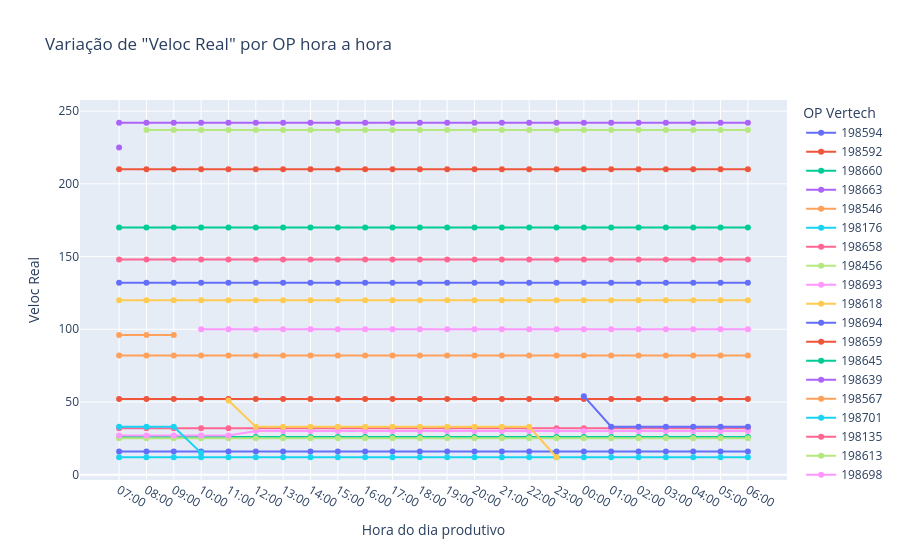

The code cell stored with this chart in its notebook:
### Markdown cell above
## Variação de velocidade real por OP hora a hora

### Code cell
df_analise = df.copy()
df_analise.sort_values(by='Data_Hora_Ordem_Producao', inplace=True)

fig = px.line(
    df_analise,
    x='Hora_Producao',
    y='Veloc Real',
    title='Variação de "Veloc Real" por OP hora a hora',
    color='OP Vertech',
    markers=True,
    category_orders={"Hora_Producao": ORDEM_HORAS_PRODUCAO},
    labels={
        'Hora_Producao': 'Hora do dia produtivo'
    }
)

fig.show()

### Figure 1 — Plotly figure (JSON) as saved in the notebook; plotly's stock layout.template omitted (floating-point values rounded to 4 significant figures)
{"data": [{"hovertemplate": "OP Vertech=198594<br>Hora do dia produtivo=%{x}<br>Veloc Real=%{y}<extra></extra>", "legendgroup": "198594", "line": {"color": "#636efa", "dash": "solid"}, "marker": {"symbol": "circle"}, "mode": "lines+markers", "name": "198594", "orientation": "v", "showlegend": true, "type": "scatter", "x": ["07:00", "08:00", "09:00", "10:00", "11:00", "12:00", "13:00", "14:00", "15:00", "16:00", "17:00", "18:00", "19:00", "20:00", "21:00", "22:00", "23:00", "00:00", "01:00", "02:00", "03:00", "04:00", "05:00", "06:00"], "xaxis": "x", "y": [16, 16, 16, 16, 16, 16, 16, 16, 16, 16, 16, 16, 16, 16, 16, 16, 16, 16, 16, 16, 16, 16, 16, 16], "yaxis": "y"}, {"hovertemplate": "OP Vertech=198592<br>Hora do dia produtivo=%{x}<br>Veloc Real=%{y}<extra></extra>", "legendgroup": "198592", "line": {"color": "#EF553B", "dash": "solid"}, "marker": {"symbol": "circle"}, "mode": "lines+markers", "name": "198592", "orientation": "v", "showlegend": true, "type": "scatter", "x": ["07:00", "08:00", "09:00", "10:00", "11:00", "12:00", "13:00", "14:00", "15:00", "16:00", "17:00", "18:00", "19:00", "20:00", "21:00", "22:00", "23:00", "00:00", "01:00", "02:00", "03:00", "04:00", "05:00", "06:00"], "xaxis": "x", "y": [52, 52, 52, 52, 52, 52, 52, 52, 52, 52, 52, 52, 52, 52, 52, 52, 52, 52, 52, 52, 52, 52, 52, 52], "yaxis": "y"}, {"hovertemplate": "OP Vertech=198660<br>Hora do dia produtivo=%{x}<br>Veloc Real=%{y}<extra></extra>", "legendgroup": "198660", "line": {"color": "#00cc96", "dash": "solid"}, "marker": {"symbol": "circle"}, "mode": "lines+markers", "name": "198660", "orientation": "v", "showlegend": true, "type": "scatter", "x": ["07:00", "08:00", "09:00", "10:00", "11:00", "12:00", "13:00", "14:00", "15:00", "16:00", "17:00", "18:00", "19:00", "20:00", "21:00", "22:00", "23:00", "00:00", "01:00", "02:00", "03:00", "04:00", "05:00", "06:00"], "xaxis": "x", "y": [26, 26, 26, 26, 26, 26, 26, 26, 26, 26, 26, 26, 26, 26, 26, 26, 26, 26, 26, 26, 26, 26, 26, 26], "yaxis": "y"}, {"hovertemplate": "OP Vertech=198663<br>Hora do dia produtivo=%{x}<br>Veloc Real=%{y}<extra></extra>", "legendgroup": "198663", "line": {"color": "#ab63fa", "dash": "solid"}, "marker": {"symbol": "circle"}, "mode": "lines+markers", "name": "198663", "orientation": "v", "showlegend": true, "type": "scatter", "x": ["07:00"], "xaxis": "x", "y": [225], "yaxis": "y"}, {"hovertemplate": "OP Vertech=198546<br>Hora do dia produtivo=%{x}<br>Veloc Real=%{y}<extra></extra>", "legendgroup": "198546", "line": {"color": "#FFA15A", "dash": "solid"}, "marker": {"symbol": "circle"}, "mode": "lines+markers", "name": "198546", "orientation": "v", "showlegend": true, "type": "scatter", "x": ["07:00", "08:00", "09:00", "10:00", "11:00", "12:00", "13:00", "14:00", "15:00", "16:00", "17:00", "18:00", "19:00", "20:00", "21:00", "22:00", "23:00", "00:00", "01:00", "02:00", "03:00", "04:00", "05:00", "06:00"], "xaxis": "x", "y": [82, 82, 82, 82, 82, 82, 82, 82, 82, 82, 82, 82, 82, 82, 82, 82, 82, 82, 82, 82, 82, 82, 82, 82], "yaxis": "y"}, {"hovertemplate": "OP Vertech=198176<br>Hora do dia produtivo=%{x}<br>Veloc Real=%{y}<extra></extra>", "legendgroup": "198176", "line": {"color": "#19d3f3", "dash": "solid"}, "marker": {"symbol": "circle"}, "mode": "lines+markers", "name": "198176", "orientation": "v", "showlegend": true, "type": "scatter", "x": ["07:00", "08:00", "09:00", "10:00", "11:00", "12:00", "13:00", "14:00", "15:00", "16:00", "17:00", "18:00", "19:00", "20:00", "21:00", "22:00", "23:00", "00:00", "01:00", "02:00", "03:00", "04:00", "05:00", "06:00"], "xaxis": "x", "y": [12, 12, 12, 12, 12, 12, 12, 12, 12, 12, 12, 12, 12, 12, 12, 12, 12, 12, 12, 12, 12, 12, 12, 12], "yaxis": "y"}, {"hovertemplate": "OP Vertech=198658<br>Hora do dia produtivo=%{x}<br>Veloc Real=%{y}<extra></extra>", "legendgroup": "198658", "line": {"color": "#FF6692", "dash": "solid"}, "marker": {"symbol": "circle"}, "mode": "lines+markers", "name": "198658", "orientation": "v", "showlegend": true, "type": "scatter", "x": ["07:00", "08:00", "09:00", "10:00", "11:00", "12:00", "13:00", "14:00", "15:00", "16:00", "17:00", "18:00", "19:00", "20:00", "21:00", "22:00", "23:00", "00:00", "01:00", "02:00", "03:00", "04:00", "05:00", "06:00"], "xaxis": "x", "y": [32, 32, 32, 32, 32, 32, 32, 32, 32, 32, 32, 32, 32, 32, 32, 32, 32, 32, 32, 32, 32, 32, 32, 32], "yaxis": "y"}, {"hovertemplate": "OP Vertech=198456<br>Hora do dia produtivo=%{x}<br>Veloc Real=%{y}<extra></extra>", "legendgroup": "198456", "line": {"color": "#B6E880", "dash": "solid"}, "marker": {"symbol": "circle"}, "mode": "lines+markers", "name": "198456", "orientation": "v", "showlegend": true, "type": "scatter", "x": ["07:00", "08:00", "09:00", "10:00", "11:00", "12:00", "13:00", "14:00", "15:00", "16:00", "17:00", "18:00", "19:00", "20:00", "21:00", "22:00", "23:00", "00:00", "01:00", "02:00", "03:00", "04:00", "05:00", "06:00"], "xaxis": "x", "y": [25, 25, 25, 25, 25, 25, 25, 25, 25, 25, 25, 25, 25, 25, 25, 25, 25, 25, 25, 25, 25, 25, 25, 25], "yaxis": "y"}, {"hovertemplate": "OP Vertech=198693<br>Hora do dia produtivo=%{x}<br>Veloc Real=%{y}<extra></extra>", "legendgroup": "198693", "line": {"color": "#FF97FF", "dash": "solid"}, "marker": {"symbol": "circle"}, "mode": "lines+markers", "name": "198693", "orientation": "v", "showlegend": true, "type": "scatter", "x": ["07:00", "08:00", "09:00", "10:00", "11:00", "12:00", "13:00", "14:00", "15:00", "16:00", "17:00", "18:00", "19:00", "20:00", "21:00", "22:00", "23:00", "00:00", "01:00", "02:00", "03:00", "04:00", "05:00", "06:00"], "xaxis": "x", "y": [27, 27, 27, 27, 27, 30, 30, 30, 30, 30, 30, 30, 30, 30, 30, 30, 30, 30, 30, 30, 30, 30, 30, 30], "yaxis": "y"}, {"hovertemplate": "OP Vertech=198618<br>Hora do dia produtivo=%{x}<br>Veloc Real=%{y}<extra></extra>", "legendgroup": "198618", "line": {"color": "#FECB52", "dash": "solid"}, "marker": {"symbol": "circle"}, "mode": "lines+markers", "name": "198618", "orientation": "v", "showlegend": true, "type": "scatter", "x": ["07:00", "08:00", "09:00", "10:00", "11:00", "12:00", "13:00", "14:00", "15:00", "16:00", "17:00", "18:00", "19:00", "20:00", "21:00", "22:00", "23:00", "00:00", "01:00", "02:00", "03:00", "04:00", "05:00", "06:00"], "xaxis": "x", "y": [120, 120, 120, 120, 120, 120, 120, 120, 120, 120, 120, 120, 120, 120, 120, 120, 120, 120, 120, 120, 120, 120, 120, 120], "yaxis": "y"}, {"hovertemplate": "OP Vertech=198694<br>Hora do dia produtivo=%{x}<br>Veloc Real=%{y}<extra></extra>", "legendgroup": "198694", "line": {"color": "#636efa", "dash": "solid"}, "marker": {"symbol": "circle"}, "mode": "lines+markers", "name": "198694", "orientation": "v", "showlegend": true, "type": "scatter", "x": ["07:00", "08:00", "09:00", "10:00", "11:00", "12:00", "13:00", "14:00", "15:00", "16:00", "17:00", "18:00", "19:00", "20:00", "21:00", "22:00", "23:00", "00:00", "01:00", "02:00", "03:00", "04:00", "05:00", "06:00"], "xaxis": "x", "y": [132, 132, 132, 132, 132, 132, 132, 132, 132, 132, 132, 132, 132, 132, 132, 132, 132, 132, 132, 132, 132, 132, 132, 132], "yaxis": "y"}, {"hovertemplate": "OP Vertech=198659<br>Hora do dia produtivo=%{x}<br>Veloc Real=%{y}<extra></extra>", "legendgroup": "198659", "line": {"color": "#EF553B", "dash": "solid"}, "marker": {"symbol": "circle"}, "mode": "lines+markers", "name": "198659", "orientation": "v", "showlegend": true, "type": "scatter", "x": ["07:00", "08:00", "09:00", "10:00", "11:00", "12:00", "13:00", "14:00", "15:00", "16:00", "17:00", "18:00", "19:00", "20:00", "21:00", "22:00", "23:00", "00:00", "01:00", "02:00", "03:00", "04:00", "05:00", "06:00"], "xaxis": "x", "y": [210, 210, 210, 210, 210, 210, 210, 210, 210, 210, 210, 210, 210, 210, 210, 210, 210, 210, 210, 210, 210, 210, 210, 210], "yaxis": "y"}, {"hovertemplate": "OP Vertech=198645<br>Hora do dia produtivo=%{x}<br>Veloc Real=%{y}<extra></extra>", "legendgroup": "198645", "line": {"color": "#00cc96", "dash": "solid"}, "marker": {"symbol": "circle"}, "mode": "lines+markers", "name": "198645", "orientation": "v", "showlegend": true, "type": "scatter", "x": ["07:00", "08:00", "09:00", "10:00", "11:00", "12:00", "13:00", "14:00", "15:00", "16:00", "17:00", "18:00", "19:00", "20:00", "21:00", "22:00", "23:00", "00:00", "01:00", "02:00", "03:00", "04:00", "05:00", "06:00"], "xaxis": "x", "y": [170, 170, 170, 170, 170, 170, 170, 170, 170, 170, 170, 170, 170, 170, 170, 170, 170, 170, 170, 170, 170, 170, 170, 170], "yaxis": "y"}, {"hovertemplate": "OP Vertech=198639<br>Hora do dia produtivo=%{x}<br>Veloc Real=%{y}<extra></extra>", "legendgroup": "198639", "line": {"color": "#ab63fa", "dash": "solid"}, "marker": {"symbol": "circle"}, "mode": "lines+markers", "name": "198639", "orientation": "v", "showlegend": true, "type": "scatter", "x": ["07:00", "08:00", "09:00", "10:00", "11:00", "12:00", "13:00", "14:00", "15:00", "16:00", "17:00", "18:00", "19:00", "20:00", "21:00", "22:00", "23:00", "00:00", "01:00", "02:00", "03:00", "04:00", "05:00", "06:00"], "xaxis": "x", "y": [242, 242, 242, 242, 242, 242, 242, 242, 242, 242, 242, 242, 242, 242, 242, 242, 242, 242, 242, 242, 242, 242, 242, 242], "yaxis": "y"}, {"hovertemplate": "OP Vertech=198567<br>Hora do dia produtivo=%{x}<br>Veloc Real=%{y}<extra></extra>", "legendgroup": "198567", "line": {"color": "#FFA15A", "dash": "solid"}, "marker": {"symbol": "circle"}, "mode": "lines+markers", "name": "198567", "orientation": "v", "showlegend": true, "type": "scatter", "x": ["07:00", "08:00", "09:00"], "xaxis": "x", "y": [96, 96, 96], "yaxis": "y"}, {"hovertemplate": "OP Vertech=198701<br>Hora do dia produtivo=%{x}<br>Veloc Real=%{y}<extra></extra>", "legendgroup": "198701", "line": {"color": "#19d3f3", "dash": "solid"}, "marker": {"symbol": "circle"}, "mode": "lines+markers", "name": "198701", "orientation": "v", "showlegend": true, "type": "scatter", "x": ["07:00", "08:00", "09:00", "10:00"], "xaxis": "x", "y": [33, 33, 33, 15], "yaxis": "y"}, {"hovertemplate": "OP Vertech=198135<br>Hora do dia produtivo=%{x}<br>Veloc Real=%{y}<extra></extra>", "legendgroup": "198135", "line": {"color": "#FF6692", "dash": "solid"}, "marker": {"symbol": "circle"}, "mode": "lines+markers", "name": "198135", "orientation": "v", "showlegend": true, "type": "scatter", "x": ["07:00", "08:00", "09:00", "10:00", "11:00", "12:00", "13:00", "14:00", "15:00", "16:00", "17:00", "18:00", "19:00", "20:00", "21:00", "22:00", "23:00", "00:00", "01:00", "02:00", "03:00", "04:00", "05:00", "06:00"], "xaxis": "x", "y": [148, 148, 148, 148, 148, 148, 148, 148, 148, 148, 148, 148, 148, 148, 148, 148, 148, 148, 148, 148, 148, 148, 148, 148], "yaxis": "y"}, {"hovertemplate": "OP Vertech=198613<br>Hora do dia produtivo=%{x}<br>Veloc Real=%{y}<extra></extra>", "legendgroup": "198613", "line": {"color": "#B6E880", "dash": "solid"}, "marker": {"symbol": "circle"}, "mode": "lines+markers", "name": "198613", "orientation": "v", "showlegend": true, "type": "scatter", "x": ["08:00", "09:00", "10:00", "11:00", "12:00", "13:00", "14:00", "15:00", "16:00", "17:00", "18:00", "19:00", "20:00", "21:00", "22:00", "23:00", "00:00", "01:00", "02:00", "03:00", "04:00", "05:00", "06:00"], "xaxis": "x", "y": [237, 237, 237, 237, 237, 237, 237, 237, 237, 237, 237, 237, 237, 237, 237, 237, 237, 237, 237, 237, 237, 237, 237], "yaxis": "y"}, {"hovertemplate": "OP Vertech=198698<br>Hora do dia produtivo=%{x}<br>Veloc Real=%{y}<extra></extra>", "legendgroup": "198698", "line": {"color": "#FF97FF", "dash": "solid"}, "marker": {"symbol": "circle"}, "mode": "lines+markers", "name": "198698", "orientation": "v", "showlegend": true, "type": "scatter", "x": ["10:00", "11:00", "12:00", "13:00", "14:00", "15:00", "16:00", "17:00", "18:00", "19:00", "20:00", "21:00", "22:00", "23:00", "00:00", "01:00", "02:00", "03:00", "04:00", "05:00", "06:00"], "xaxis": "x", "y": [100, 100, 100, 100, 100, 100, 100, 100, 100, 100, 100, 100, 100, 100, 100, 100, 100, 100, 100, 100, 100], "yaxis": "y"}, {"hovertemplate": "OP Vertech=198704<br>Hora do dia produtivo=%{x}<br>Veloc Real=%{y}<extra></extra>", "legendgroup": "198704", "line": {"color": "#FECB52", "dash": "solid"}, "marker": {"symbol": "circle"}, "mode": "lines+markers", "name": "198704", "orientation": "v", "showlegend": true, "type": "scatter", "x": ["11:00", "12:00", "13:00", "14:00", "15:00", "16:00", "17:00", "18:00", "19:00", "20:00", "21:00", "22:00", "23:00"], "xaxis": "x", "y": [51, 33, 33, 33, 33, 33, 33, 33, 33, 33, 33, 33, 12], "yaxis": "y"}, {"hovertemplate": "OP Vertech=198707<br>Hora do dia produtivo=%{x}<br>Veloc Real=%{y}<extra></extra>", "legendgroup": "198707", "line": {"color": "#636efa", "dash": "solid"}, "marker": {"symbol": "circle"}, "mode": "lines+markers", "name": "198707", "orientation": "v", "showlegend": true, "type": "scatter", "x": ["00:00", "01:00", "02:00", "03:00", "04:00", "05:00", "06:00"], "xaxis": "x", "y": [54, 33, 33, 33, 33, 33, 33], "yaxis": "y"}], "layout": {"legend": {"title": {"text": "OP Vertech"}, "tracegroupgap": 0}, "title": {"text": "Variação de \"Veloc Real\" por OP hora a hora"}, "xaxis": {"anchor": "y", "categoryarray": ["07:00", "08:00", "09:00", "10:00", "11:00", "12:00", "13:00", "14:00", "15:00", "16:00", "17:00", "18:00", "19:00", "20:00", "21:00", "22:00", "23:00", "00:00", "01:00", "02:00", "03:00", "04:00", "05:00", "06:00"], "categoryorder": "array", "domain": [0, 1], "title": {"text": "Hora do dia produtivo"}}, "yaxis": {"anchor": "x", "domain": [0, 1], "title": {"text": "Veloc Real"}}}}
